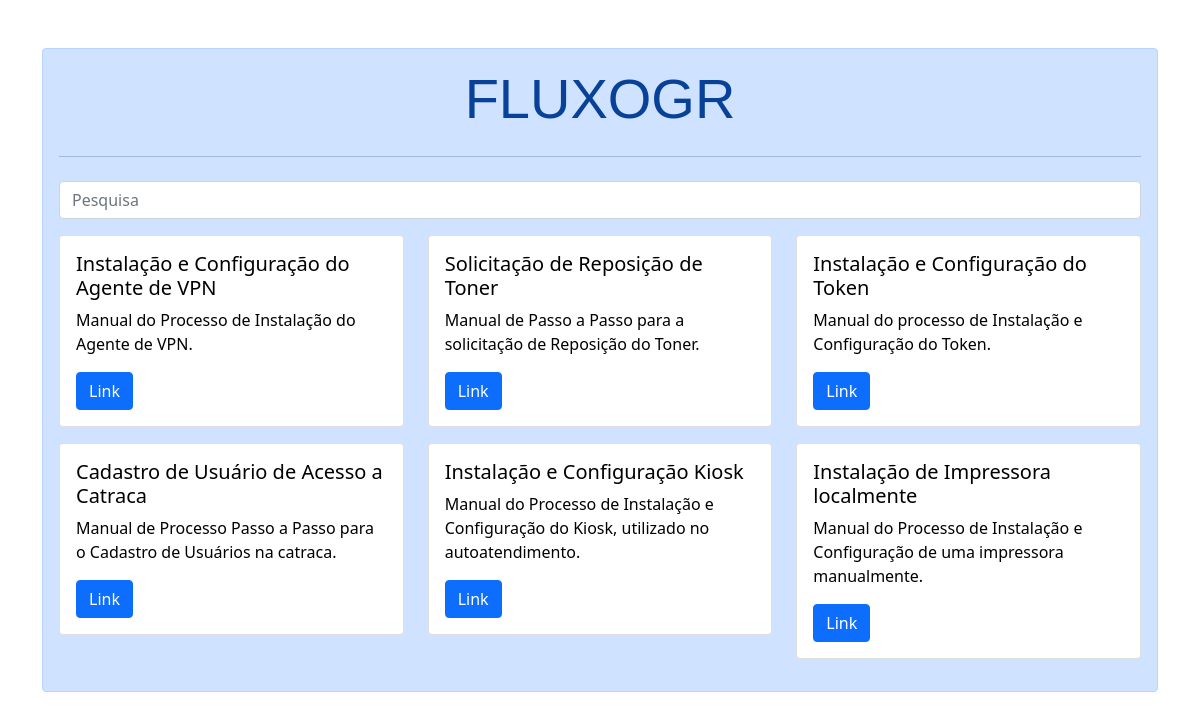
The app's page /, older data.
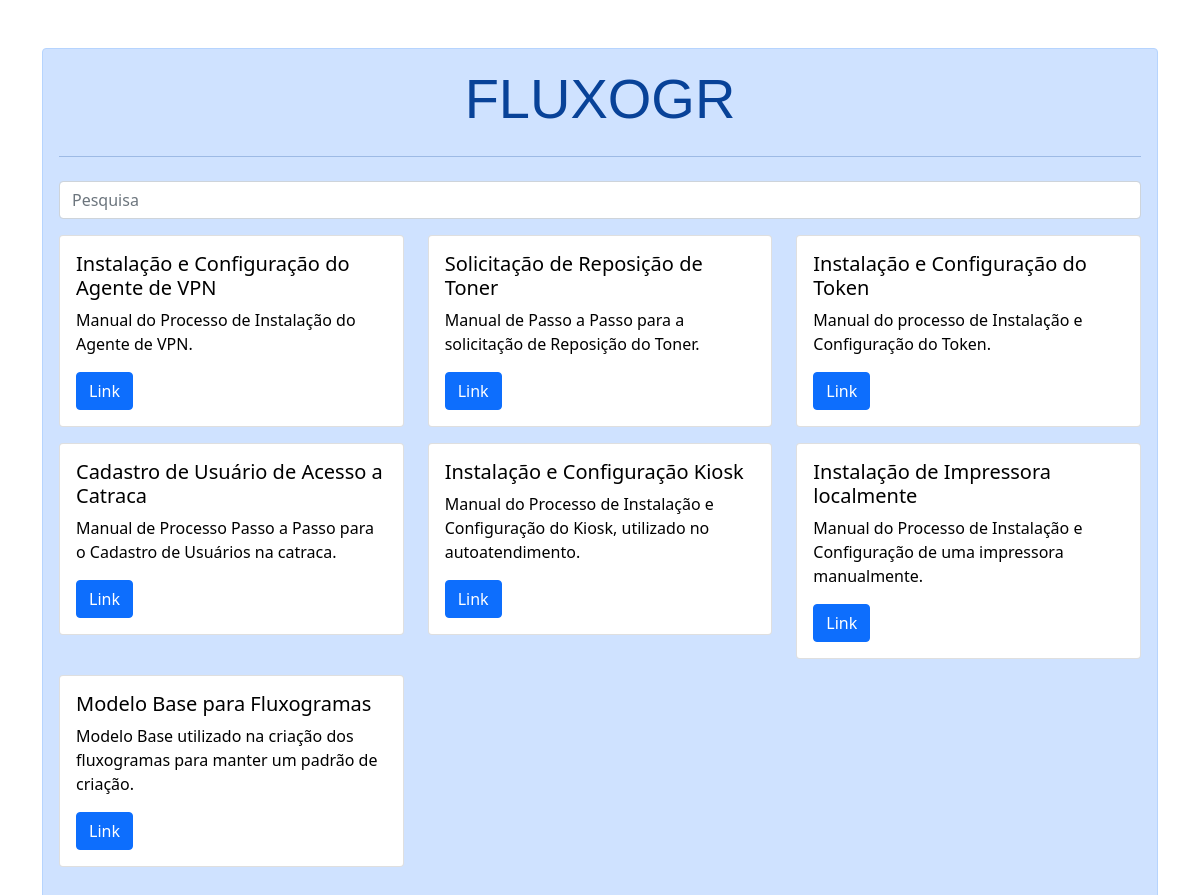
The same page, newer data.
### manuais/models.py (models this page shows, shortened)
class Fluxograma(models.Model):
    nome = models.CharField(max_length=100)
    descricao = models.TextField()
    link = models.URLField()

### manuais/views.py (the view)
# urls.py: path('', views.home, name='home'),
def home(request):
    fluxogramas = Fluxograma.objects.all()
    return render(request, 'ManuaisSefaz/home.html', {'fluxogramas': fluxogramas})

### manuais/templates/ManuaisSefaz/home.html (shortened to what this page needs)
{% load static %}
<!DOCTYPE html>
<html lang="en">
<head>
    <link href="https://cdn.jsdelivr.net/npm/bootstrap@5.0.2/dist/css/bootstrap.min.css" rel="stylesheet">
    <link rel="stylesheet" href="{% static 'css/home.css' %}">
</head>
<body class="background-custom">
    <div class="container mt-5 custom-label">
        <div class="alert alert-primary" role="alert">
            <h1 class="display-4 custom-title">FLUXOGRAMAS</h1>
            <hr class="my-4">
            <div class="input-group mb-3">
                <input type="text" class="form-control" placeholder="Pesquisa" id="pesquisaInput">
            </div>
            <div class="row custom-container" id="blocosContainer">
                {% for fluxograma in fluxogramas %}
                    <div class="col-md-4 mb-3">
                        <div class="card">
                            <div class="card-body">
                                <h5 class="card-title">{{ fluxograma.nome }}</h5>
                                <p class="card-text">{{ fluxograma.descricao }}</p>
                                <a href="{{ fluxograma.link }}" class="btn btn-primary" target="_blank">Link</a>
                            </div>
                        </div>
                    </div>
                {% endfor %}
            </div>
        </div>
    </div>
</body>
</html>

### ProjetoManuais/static/css/home.css (style rules this page uses)
.custom-container { color: black; }
.custom-title { position: relative; text-align: center; font-family: 'Arial', sans-serif; }
.background-custom { background: url(https://images.unsplash.com/photo-1617957718614-8c23f060c2d0?q=80&w=1632&auto=format&fit=crop&ixlib=rb-4.0.3&ixid=M3wxMjA3fDB8MHxwaG90by1wYWdlfHx8fGVufDB8fHx8fA%3D%3D) no-repeat center fixed; }

Row changes from the older to the newer data that the page shows:
added Fluxograma: nome "Modelo Base para Fluxogramas", descricao "Modelo Base utilizado na criação dos fluxogramas para manter um padrão de criação."
